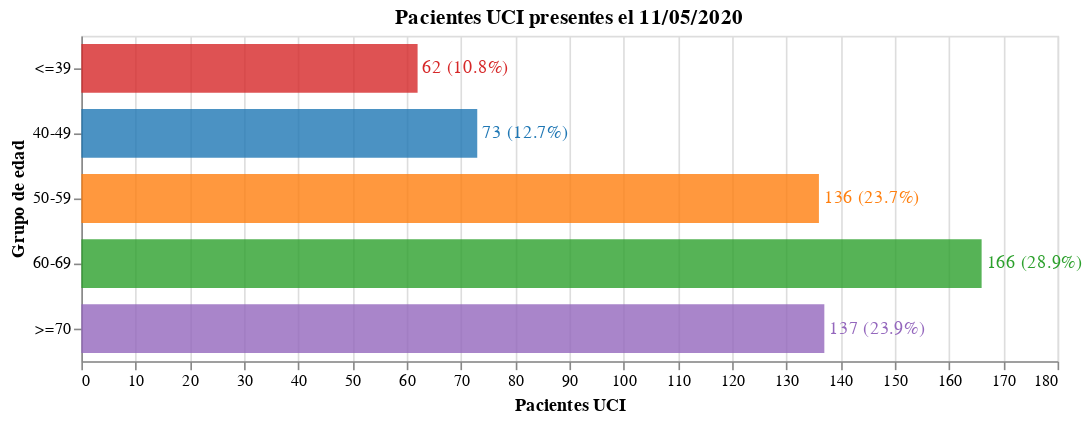

The notebook cell this image was saved under:
### Code cell
#hide_input
bars = alt.Chart(pacientes.reset_index()).mark_bar(opacity=0.8, size=30).encode(
    x = alt.X('Pacientes UCI'),
    y = alt.Y('Grupo de edad', sort=grupo_de_edad),
    order = alt.Order('index:O'),
    tooltip = ['Grupo de edad', 'Pacientes UCI', 'Porcentaje'],
    color = alt.Color('Grupo de edad', scale=alt.Scale(scheme='category10'), legend=None)
)

text = bars.mark_text(
    align='left',
    baseline='middle',
    dx=3  # Nudges text to right so it doesn't appear on top of the bar
).encode(
    text=alt.Text('Texto')
)

bars.properties(
    title = f"Pacientes UCI presentes el {pd.to_datetime(today).strftime('%d/%m/%Y')}",
    width = 600,
    height = alt.Step(40)
) + text

### Figure 1 — Vega-Lite specification as saved in the notebook (floating-point values rounded to 4 significant figures)
{"config": {"view": {"continuousWidth": 400, "continuousHeight": 300}}, "layer": [{"mark": {"type": "bar", "opacity": 0.8, "size": 30}, "encoding": {"color": {"type": "nominal", "field": "Grupo de edad", "legend": null, "scale": {"scheme": "category10"}}, "order": {"type": "ordinal", "field": "index"}, "tooltip": [{"type": "nominal", "field": "Grupo de edad"}, {"type": "quantitative", "field": "Pacientes UCI"}, {"type": "quantitative", "field": "Porcentaje"}], "x": {"type": "quantitative", "field": "Pacientes UCI"}, "y": {"type": "nominal", "field": "Grupo de edad", "sort": ["<=39", "40-49", "50-59", "60-69", "70-79", "80-89", ">=90"]}}, "height": {"step": 40}, "title": "Pacientes UCI presentes el 11/05/2020", "width": 600}, {"mark": {"type": "text", "align": "left", "baseline": "middle", "dx": 3}, "encoding": {"color": {"type": "nominal", "field": "Grupo de edad", "legend": null, "scale": {"scheme": "category10"}}, "order": {"type": "ordinal", "field": "index"}, "text": {"type": "nominal", "field": "Texto"}, "tooltip": [{"type": "nominal", "field": "Grupo de edad"}, {"type": "quantitative", "field": "Pacientes UCI"}, {"type": "quantitative", "field": "Porcentaje"}], "x": {"type": "quantitative", "field": "Pacientes UCI"}, "y": {"type": "nominal", "field": "Grupo de edad", "sort": ["<=39", "40-49", "50-59", "60-69", "70-79", "80-89", ">=90"]}}}], "data": {"name": "data-74ddf3afa5991d66165018b1902b4f94"}, "$schema": "https://vega.github.io/schema/vega-lite/v4.8.1.json", "datasets": {"data-74ddf3afa5991d66165018b1902b4f94": [{"index": 0, "Grupo de edad": "<=39", "Pacientes UCI": 62, "Porcentaje": 10.8, "Texto": "62 (10.8%)"}, {"index": 1, "Grupo de edad": "40-49", "Pacientes UCI": 73, "Porcentaje": 12.7, "Texto": "73 (12.7%)"}, {"index": 2, "Grupo de edad": "50-59", "Pacientes UCI": 136, "Porcentaje": 23.7, "Texto": "136 (23.7%)"}, {"index": 3, "Grupo de edad": "60-69", "Pacientes UCI": 166, "Porcentaje": 28.9, "Texto": "166 (28.9%)"}, {"index": 4, "Grupo de edad": ">=70", "Pacientes UCI": 137, "Porcentaje": 23.9, "Texto": "137 (23.9%)"}]}}
